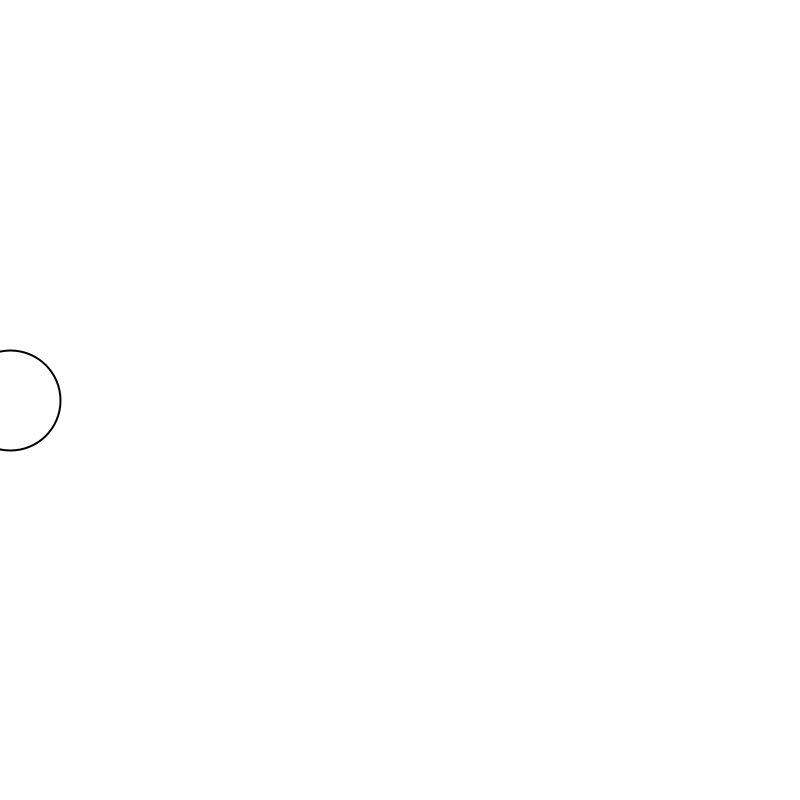
Frame 1 (no input)
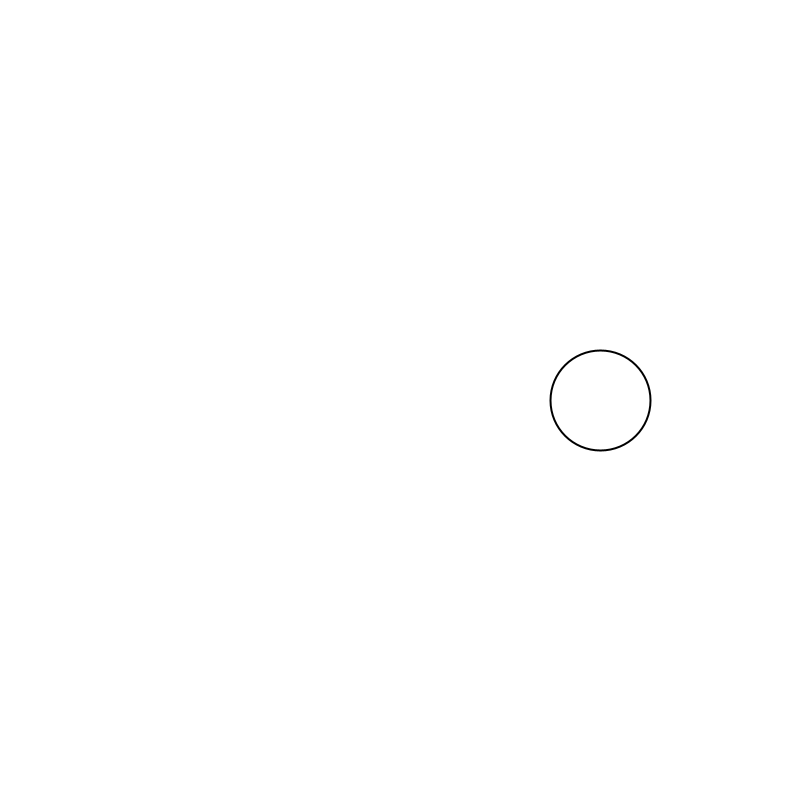
Frame 60 (the mouse pressed at the canvas centre just before this capture)
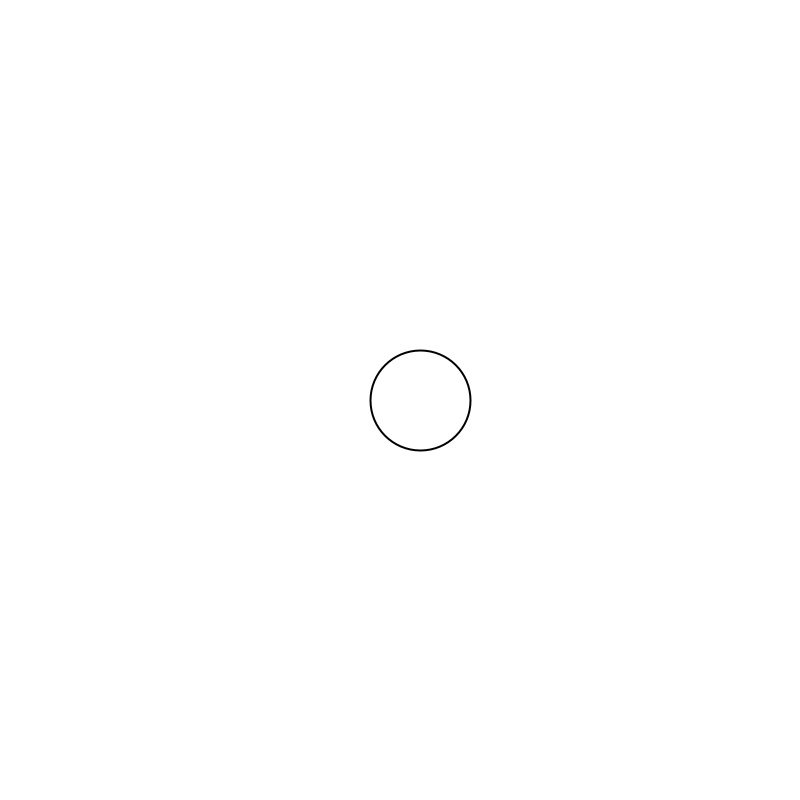
Frame 120 (the mouse held since frame 60 and released just before this capture)

The Processing sketch that drew these frames (run headless with seeded random() and noise(); from frame 60 on, the mouse is pressed at the canvas centre):

// Processing sketch: sketch_23setup_draw_ellipse
// ── sketch_23setup_draw_ellipse.pde
int x = 0;
int speed = 10;
void setup() {
  size(800, 800);
}

void draw() {
  background(255);
  strokeWeight(10);
  stroke(255, 0, 0);
  if(x > 380 && x < 420) {
  	line(400,0,400,height);
  }

  strokeWeight(2);
  stroke(0, 0, 0);
  x = x + speed;
  if(x > width || x < 0) {
  	speed = -speed;
  }


  ellipse(x, 400, 100, 100);
}
